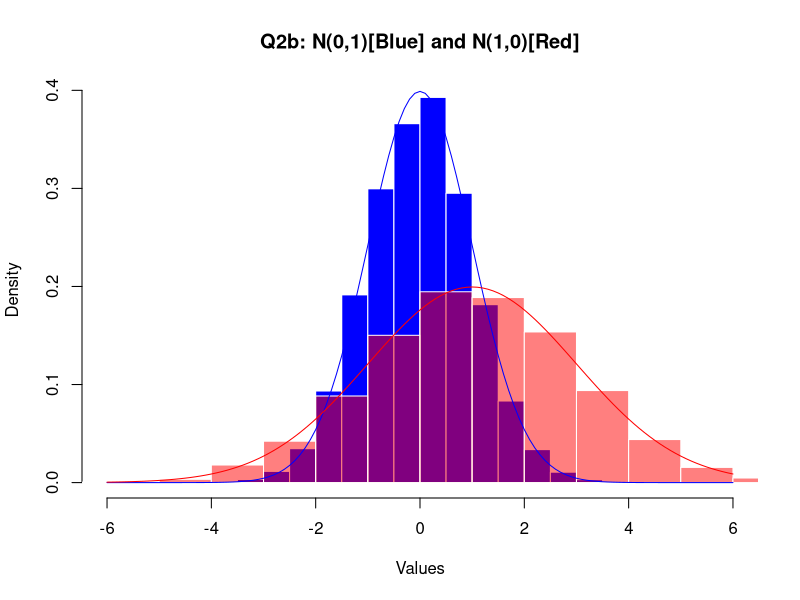

The R source for this figure:
# BLG 527E Machine Learning HW1 Q2b
# Author: Tugrul Yatagan 504161551

# Uncomment following lines to install ggplot2 library
#install.packages("ggplot2")
#install.packages("Rcpp")
#install.packages("colorspace")

library(ggplot2)

sample_num <- 10000
range <- 6

hist(rnorm(sample_num, 0, 1), border = F, col = 'blue', freq = F, xlim=c(-range, range), main = "Q2b: N(0,1)[Blue] and N(1,0)[Red]", xlab = "Values")
hist(rnorm(sample_num, 1, 2), border = F, col = scales::alpha('red', 0.5), freq = F, add = T, xlim=c(-range, range))

lines(seq(-range, range, 0.1), dnorm(seq(-range, range, 0.1), 0, 1), col='blue')
lines(seq(-range, range, 0.1), dnorm(seq(-range, range, 0.1), 1, 2), col='red')